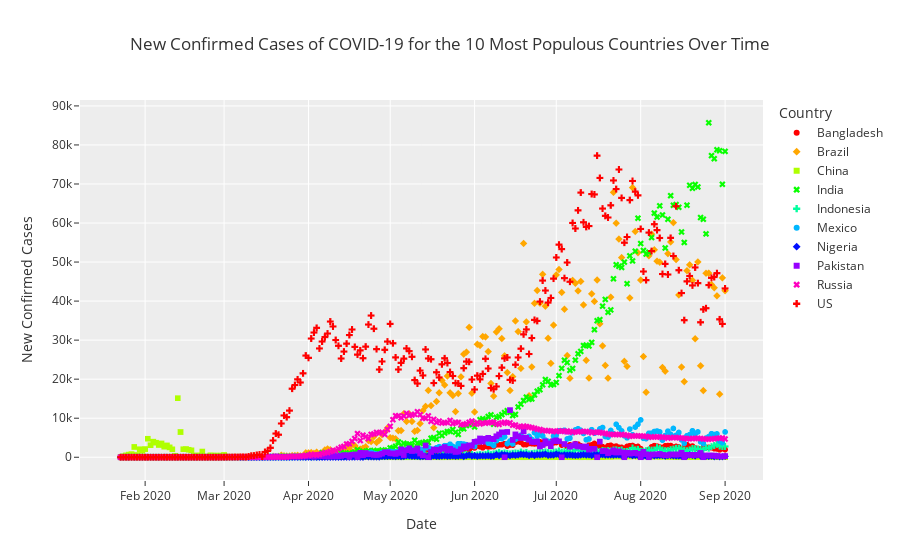

Notebook cell for this chart:
### Code cell
px.scatter(data_frame=cleaned_countries[cleaned_countries.Country.isin(['US',"China","India",'Indonesia','Brazil',"Pakistan",'Nigeria','Bangladesh','Russia','Mexico'])], 
           x='Date', y='NewConfirmed', color='Country', symbol='Country',color_discrete_sequence=px.colors.cyclical.HSV, labels = {'NewConfirmed' : 'New Confirmed Cases'},
           #log_x=False,log_y=True, 
           title='New Confirmed Cases of COVID-19 for the 10 Most Populous Countries Over Time', template='ggplot2', 
          )

### Figure 1 — Plotly figure (JSON) as saved in the notebook; plotly's stock layout.template omitted (floating-point values rounded to 4 significant figures; data arrays with more than 128 entries replaced by an {"elided": "..."} marker saying what was removed)
{"data": [{"hovertemplate": "Country=Bangladesh<br>Date=%{x}<br>New Confirmed Cases=%{y}<extra></extra>", "legendgroup": "Bangladesh", "marker": {"color": "#ff0000", "symbol": "circle"}, "mode": "markers", "name": "Bangladesh", "showlegend": true, "type": "scattergl", "x": {"elided": "224 str values"}, "xaxis": "x", "y": {"elided": "224 int values"}, "yaxis": "y"}, {"hovertemplate": "Country=Brazil<br>Date=%{x}<br>New Confirmed Cases=%{y}<extra></extra>", "legendgroup": "Brazil", "marker": {"color": "#ffa700", "symbol": "diamond"}, "mode": "markers", "name": "Brazil", "showlegend": true, "type": "scattergl", "x": {"elided": "224 str values"}, "xaxis": "x", "y": {"elided": "224 int values"}, "yaxis": "y"}, {"hovertemplate": "Country=China<br>Date=%{x}<br>New Confirmed Cases=%{y}<extra></extra>", "legendgroup": "China", "marker": {"color": "#afff00", "symbol": "square"}, "mode": "markers", "name": "China", "showlegend": true, "type": "scattergl", "x": {"elided": "224 str values"}, "xaxis": "x", "y": {"elided": "224 int values"}, "yaxis": "y"}, {"hovertemplate": "Country=India<br>Date=%{x}<br>New Confirmed Cases=%{y}<extra></extra>", "legendgroup": "India", "marker": {"color": "#08ff00", "symbol": "x"}, "mode": "markers", "name": "India", "showlegend": true, "type": "scattergl", "x": {"elided": "224 str values"}, "xaxis": "x", "y": {"elided": "224 int values"}, "yaxis": "y"}, {"hovertemplate": "Country=Indonesia<br>Date=%{x}<br>New Confirmed Cases=%{y}<extra></extra>", "legendgroup": "Indonesia", "marker": {"color": "#00ff9f", "symbol": "cross"}, "mode": "markers", "name": "Indonesia", "showlegend": true, "type": "scattergl", "x": {"elided": "224 str values"}, "xaxis": "x", "y": {"elided": "224 int values"}, "yaxis": "y"}, {"hovertemplate": "Country=Mexico<br>Date=%{x}<br>New Confirmed Cases=%{y}<extra></extra>", "legendgroup": "Mexico", "marker": {"color": "#00b7ff", "symbol": "circle"}, "mode": "markers", "name": "Mexico", "showlegend": true, "type": "scattergl", "x": {"elided": "224 str values"}, "xaxis": "x", "y": {"elided": "224 int values"}, "yaxis": "y"}, {"hovertemplate": "Country=Nigeria<br>Date=%{x}<br>New Confirmed Cases=%{y}<extra></extra>", "legendgroup": "Nigeria", "marker": {"color": "#0010ff", "symbol": "diamond"}, "mode": "markers", "name": "Nigeria", "showlegend": true, "type": "scattergl", "x": {"elided": "224 str values"}, "xaxis": "x", "y": {"elided": "224 int values"}, "yaxis": "y"}, {"hovertemplate": "Country=Pakistan<br>Date=%{x}<br>New Confirmed Cases=%{y}<extra></extra>", "legendgroup": "Pakistan", "marker": {"color": "#9700ff", "symbol": "square"}, "mode": "markers", "name": "Pakistan", "showlegend": true, "type": "scattergl", "x": {"elided": "224 str values"}, "xaxis": "x", "y": {"elided": "224 int values"}, "yaxis": "y"}, {"hovertemplate": "Country=Russia<br>Date=%{x}<br>New Confirmed Cases=%{y}<extra></extra>", "legendgroup": "Russia", "marker": {"color": "#ff00bf", "symbol": "x"}, "mode": "markers", "name": "Russia", "showlegend": true, "type": "scattergl", "x": {"elided": "224 str values"}, "xaxis": "x", "y": {"elided": "224 int values"}, "yaxis": "y"}, {"hovertemplate": "Country=US<br>Date=%{x}<br>New Confirmed Cases=%{y}<extra></extra>", "legendgroup": "US", "marker": {"color": "#ff0000", "symbol": "cross"}, "mode": "markers", "name": "US", "showlegend": true, "type": "scattergl", "x": {"elided": "224 str values"}, "xaxis": "x", "y": {"elided": "224 int values"}, "yaxis": "y"}], "layout": {"legend": {"title": {"text": "Country"}, "tracegroupgap": 0}, "title": {"text": "New Confirmed Cases of COVID-19 for the 10 Most Populous Countries Over Time"}, "xaxis": {"anchor": "y", "domain": [0, 1], "title": {"text": "Date"}}, "yaxis": {"anchor": "x", "domain": [0, 1], "title": {"text": "New Confirmed Cases"}}}}
